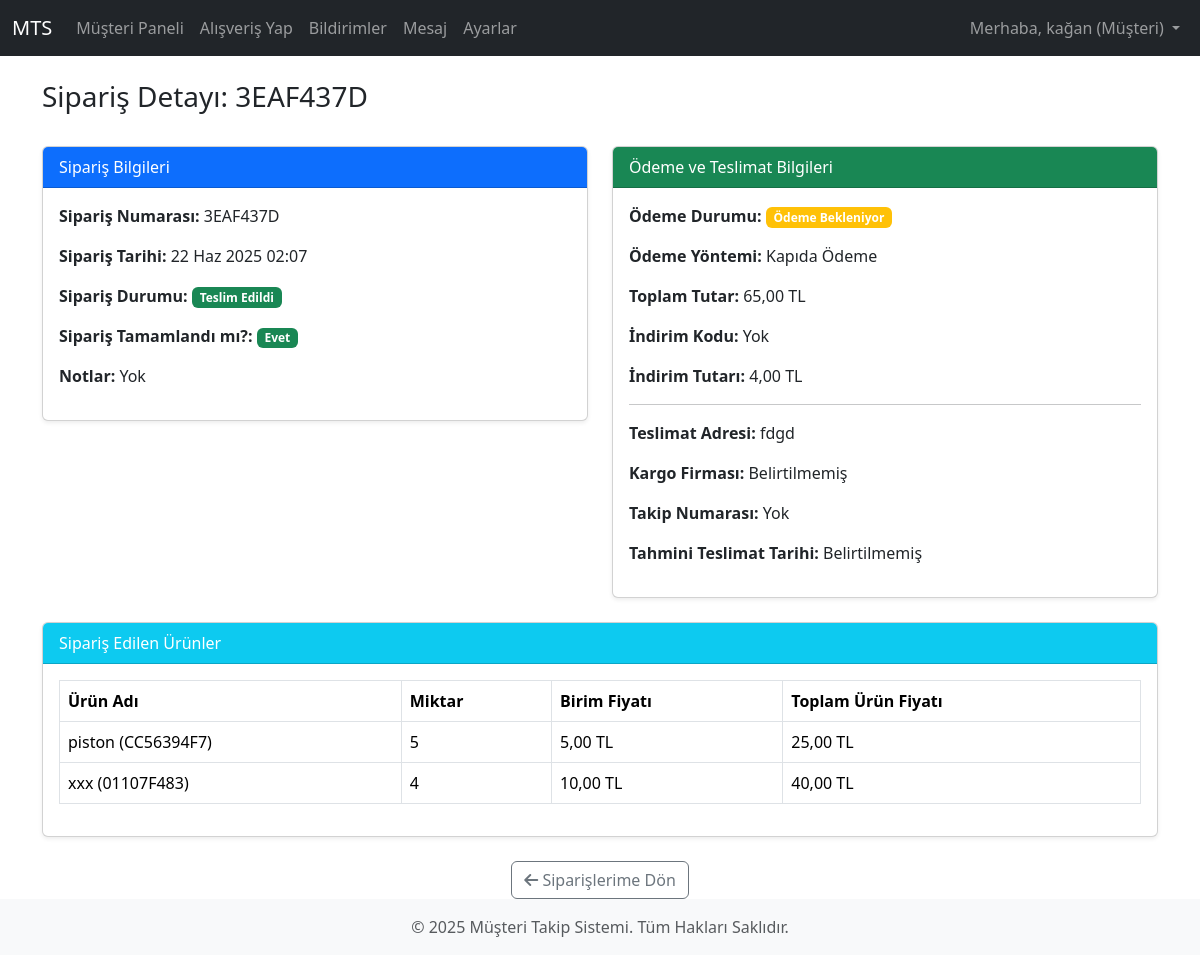
The app's page /panel/orders/16/ (signed in) with its own data.
### core/models.py (models this page shows, shortened)
class User(AbstractUser):
    USER_TYPE_CHOICES = (
        ("admin", "Yönetici"),
        ("personnel", "Personel"),
        ("customer", "Müşteri"),
    )
    user_type = models.CharField(
        max_length=20,
        choices=USER_TYPE_CHOICES,
        default="customer",
        verbose_name="Kullanıcı Tipi"
    )
    phone_number = models.CharField(
        max_length=15,
        blank=True,
        null=True,
        verbose_name="Telefon Numarası"
    )
    company_name = models.CharField(
        max_length=100,
        blank=True,
        null=True,
        verbose_name="Firma Adı"
    )
    address = models.TextField(
        blank=True,
        null=True,
        verbose_name="Adres"
    )
    customer_segment = models.CharField(
        max_length=20,
        choices=[('individual', 'Bireysel'), ('corporate', 'Kurumsal')],
        blank=True,
        null=True,
        verbose_name="Müşteri Segmenti"
    )
    date_of_birth = models.DateField(
        blank=True,
        null=True,
        verbose_name="Doğum Tarihi"
    )
    notes = models.TextField(
        blank=True,
        null=True,
        verbose_name="Notlar"
    )
    tax_id_number = models.CharField(
        max_length=20,
        blank=True,
        null=True,
        verbose_name="Vergi/Kimlik Numarası"
    )
    payment_preference = models.CharField(
        max_length=50,
        blank=True,
        null=True,
        verbose_name="Ödeme Tercihi"
    )
    debt_status = models.DecimalField(
        max_digits=10,
        decimal_places=2,
        default=0.00,
        verbose_name="Borç Durumu"
    )
    def is_admin(self):
        return self.user_type == "admin"
    def is_personnel(self):
        return self.user_type == "personnel"
    def is_customer(self):
        return self.user_type == "customer"
    def get_user_type_display(self):
        return dict(self.USER_TYPE_CHOICES).get(self.user_type)

### orders/models.py (models this page shows, shortened)
class Order(models.Model):
    ORDER_STATUS_CHOICES = (
        ('new', 'Yeni Sipariş'),
        ('accepted', 'Kabul Edildi / Hazırlanıyor'),
        ('shipped', 'Kargoya Verildi'),
        ('delivered', 'Teslim Edildi'),
        ('cancelled', 'İptal Edildi'),
        ('returned', 'İade Edildi'),
        ('passive', 'Pasif'), # Sipariş silinmesin pasife alınsın diye ekledik
    )
    PAYMENT_STATUS_CHOICES = (
        ('pending', 'Ödeme Bekleniyor'),
        ('paid', 'Ödendi'),
        ('refunded', 'İade Edildi'),
    )
    PAYMENT_METHOD_CHOICES = (
        ('credit_card', 'Kredi Kartı'),
        ('bank_transfer', 'Havale/EFT'),
        ('cash_on_delivery', 'Kapıda Ödeme'),
        ('installment', 'Vadeli Ödeme'),
    )
    order_id = models.CharField(max_length=50, unique=True, blank=True, verbose_name="Sipariş Numarası/ID")
    customer = models.ForeignKey(User, on_delete=models.SET_NULL, null=True, blank=True, related_name='customer_orders', verbose_name="Müşteri")
    order_date = models.DateTimeField(auto_now_add=True, verbose_name="Sipariş Tarihi ve Saati")
    order_status = models.CharField(max_length=20, choices=ORDER_STATUS_CHOICES, default='new', verbose_name="Sipariş Durumu")
    total_amount = models.DecimalField(max_digits=10, decimal_places=2, default=0.00, verbose_name="Toplam Ödeme Tutarı")
    is_completed = models.BooleanField(default=False, verbose_name="Sipariş Tamamlandı mı?")
    payment_status = models.CharField(max_length=20, choices=PAYMENT_STATUS_CHOICES, default='pending', verbose_name="Ödeme Durumu")
    payment_method = models.CharField(max_length=20, choices=PAYMENT_METHOD_CHOICES, blank=True, null=True, verbose_name="Ödeme Yöntemi")
    delivery_address = models.TextField(verbose_name="Teslimat Adresi")
    shipping_company = models.CharField(max_length=100, blank=True, null=True, verbose_name="Kargo Firması")
    tracking_number = models.CharField(max_length=100, blank=True, null=True, verbose_name="Takip Numarası")
    estimated_delivery_date = models.DateField(blank=True, null=True, verbose_name="Tahmini Teslimat Tarihi")
    discount_code = models.CharField(max_length=50, blank=True, null=True, verbose_name="İndirim/Promosyon Kodu")
    discount_amount = models.DecimalField(max_digits=10, decimal_places=2, default=0.00, verbose_name="İndirim Tutarı")
    notes = models.TextField(blank=True, null=True, verbose_name="Notlar")
    created_at = models.DateTimeField(auto_now_add=True)
    updated_at = models.DateTimeField(auto_now=True)
    class Meta:
        verbose_name = "Sipariş"
        verbose_name_plural = "Siparişler"
        ordering = ['-order_date']

class OrderItem(models.Model):
    order = models.ForeignKey(Order, on_delete=models.CASCADE, related_name='items', verbose_name="Sipariş")
    product = models.ForeignKey(Product, on_delete=models.SET_NULL, null=True, verbose_name="Ürün")
    quantity = models.IntegerField(default=1, verbose_name="Miktar")
    unit_price = models.DecimalField(max_digits=10, decimal_places=2, verbose_name="Birim Fiyatı") # Ürünün sipariş anındaki fiyatı
    class Meta:
        verbose_name = "Sipariş Kalemi"
        verbose_name_plural = "Sipariş Kalemleri"
        unique_together = ('order', 'product') # <<<<< BU KISITLAMA VAR, JS VE VIEWS'DA YÖNETİYORUZ.
    @property
    def total_price(self):
        return self.quantity * self.unit_price

### stock/models.py (models this page shows, shortened)
class Product(models.Model):
    product_code = models.CharField(max_length=50, unique=True, blank=True, null=True, verbose_name="Ürün Kodu")
    name = models.CharField(max_length=255, verbose_name="Ürün Adı")
    category = models.ForeignKey(Category, on_delete=models.SET_NULL, null=True, blank=True, related_name='products', verbose_name="Kategori")
    current_stock = models.IntegerField(default=0, verbose_name="Mevcut Stok")
    minimum_stock = models.IntegerField(default=0, verbose_name="Minimum Stok (Kritik Seviye)")
    warehouse_location = models.ForeignKey(Warehouse, on_delete=models.SET_NULL, null=True, blank=True, related_name='products', verbose_name="Depo Konumu")
    unit_cost = models.DecimalField(max_digits=10, decimal_places=2, verbose_name="Birim Maliyet (TL)")
    selling_price = models.DecimalField(max_digits=10, decimal_places=2, verbose_name="Satış Fiyatı (TL)")
    main_supplier = models.ForeignKey(Supplier, on_delete=models.SET_NULL, null=True, blank=True, related_name='supplied_products', verbose_name="Ana Tedarikçi")
    image = models.ImageField(upload_to='product_images/', blank=True, null=True, verbose_name="Ürün Görseli")
    description = models.TextField(blank=True, null=True, verbose_name="Ürün Açıklaması")
    is_active = models.BooleanField(default=True, verbose_name="Satışa Açık (Aktif)")
    created_at = models.DateTimeField(auto_now_add=True, verbose_name="Oluşturulma Tarihi")
    updated_at = models.DateTimeField(auto_now=True, verbose_name="Güncellenme Tarihi")
    class Meta:
        verbose_name = "Ürün"
        verbose_name_plural = "Ürünler"
        ordering = ['name']

### customer_panel/views.py (the view)
# urls.py: path('orders/<int:pk>/', views.CustomerOrderDetailView.as_view(), name='customer_order_detail'),
class CustomerOrderDetailView(CustomerRequiredMixin, DetailView):
    model = Order
    template_name = 'customer_panel/customer_order_detail.html'
    context_object_name = 'order'
    pk_url_kwarg = 'pk'
    def get_queryset(self):
        return Order.objects.filter(customer=self.request.user)
    def get_context_data(self, **kwargs):
        context = super().get_context_data(**kwargs)
        context['page_title'] = f"Sipariş Detayı: {self.object.order_id}"
        return context

### core/views.py (called while the page is built)
    def test_func(self):
        return self.request.user.is_authenticated and self.request.user.is_customer()

### templates/customer_panel/customer_order_detail.html (shortened to what this page needs)
{% extends 'base.html' %}
{% load static %}
{% block content %}
<div class="d-flex justify-content-between align-items-center mb-4">
    <h1 class="h3">Sipariş Detayı: {{ order.order_id }}</h1>
</div>
<div class="row">
    <div class="col-md-6">
        <div class="card shadow-sm mb-4">
            <div class="card-header bg-primary text-white">
                Sipariş Bilgileri
            </div>
            <div class="card-body">
                <p><strong>Sipariş Numarası:</strong> {{ order.order_id }}</p>
                <p><strong>Sipariş Tarihi:</strong> {{ order.order_date|date:"d M Y H:i" }}</p>
                <p><strong>Sipariş Durumu:</strong>
                    {% if order.order_status == 'new' %}
                        <span class="badge bg-info">{{ order.get_order_status_display }}</span>
                    {% elif order.order_status == 'accepted' %}
                        <span class="badge bg-primary">{{ order.get_order_status_display }}</span>
                    {% elif order.order_status == 'shipped' %}
                        <span class="badge bg-warning">{{ order.get_order_status_display }}</span>
                    {% elif order.order_status == 'delivered' %}
                        <span class="badge bg-success">{{ order.get_order_status_display }}</span>
                    {% elif order.order_status == 'cancelled' or order.order_status == 'returned' %}
                        <span class="badge bg-danger">{{ order.get_order_status_display }}</span>
                    {% else %}
                        <span class="badge bg-secondary">{{ order.get_order_status_display }}</span>
                    {% endif %}
                </p>
                <p><strong>Sipariş Tamamlandı mı?:</strong>
                    {% if order.is_completed %}
                        <span class="badge bg-success">Evet</span>
                    {% else %}
                        <span class="badge bg-warning">Hayır</span>
                    {% endif %}
                </p>
                <p><strong>Notlar:</strong> {{ order.notes|linebreaksbr|default:"Yok" }}</p>
            </div>
        </div>
    </div>
    <div class="col-md-6">
        <div class="card shadow-sm mb-4">
            <div class="card-header bg-success text-white">
                Ödeme ve Teslimat Bilgileri
            </div>
            <div class="card-body">
                <p><strong>Ödeme Durumu:</strong>
                    {% if order.payment_status == 'paid' %}
                        <span class="badge bg-success">{{ order.get_payment_status_display }}</span>
                    {% elif order.payment_status == 'pending' %}
                        <span class="badge bg-warning">{{ order.get_payment_status_display }}</span>
                    {% else %}
                        <span class="badge bg-secondary">{{ order.get_payment_status_display }}</span>
                    {% endif %}
                </p>
                <p><strong>Ödeme Yöntemi:</strong> {{ order.get_payment_method_display|default:"Belirtilmemiş" }}</p>
                <p><strong>Toplam Tutar:</strong> {{ order.total_amount|floatformat:2 }} TL</p>
                <p><strong>İndirim Kodu:</strong> {{ order.discount_code|default:"Yok" }}</p>
                <p><strong>İndirim Tutarı:</strong> {{ order.discount_amount|floatformat:2 }} TL</p>
                <hr>
                <p><strong>Teslimat Adresi:</strong> {{ order.delivery_address|linebreaksbr }}</p>
                <p><strong>Kargo Firması:</strong> {{ order.shipping_company|default:"Belirtilmemiş" }}</p>
                <p><strong>Takip Numarası:</strong> {{ order.tracking_number|default:"Yok" }}</p>
                <p><strong>Tahmini Teslimat Tarihi:</strong> {{ order.estimated_delivery_date|date:"d M Y"|default:"Belirtilmemiş" }}</p>
            </div>
        </div>
    </div>
</div>
<div class="card shadow-sm mb-4">
    <div class="card-header bg-info text-white">
        Sipariş Edilen Ürünler
    </div>
    <div class="card-body">
        {% if order.items.all %}
        <div class="table-responsive">
            <table class="table table-bordered table-hover">
                <thead>
                    <tr>
                        <th scope="col">Ürün Adı</th>
                        <th scope="col">Miktar</th>
                        <th scope="col">Birim Fiyatı</th>
                        <th scope="col">Toplam Ürün Fiyatı</th>
                    </tr>
                </thead>
                <tbody>
                    {% for item in order.items.all %}
                    <tr>
                        <td>{{ item.product.name|default:"Silinmiş Ürün" }} ({{ item.product.product_code|default:"-" }})</td>
                        <td>{{ item.quantity }}</td>
                        <td>{{ item.unit_price|floatformat:2 }} TL</td>
                        <td>{{ item.total_price|floatformat:2 }} TL</td>
                    </tr>
                    {% endfor %}
                </tbody>
            </table>
        </div>
        {% else %}
        <p class="text-muted">Bu siparişe ait ürün bulunmamaktadır.</p>
        {% endif %}
    </div>
</div>
<div class="mt-4 text-center">
    <a href="{% url 'customer_panel:customer_dashboard' %}" class="btn btn-outline-secondary"><i class="fas fa-arrow-left"></i> Siparişlerime Dön</a>
</div>
{% endblock %}

### templates/base.html (shortened to what this page needs)
{% load static %}
<!DOCTYPE html>
<html lang="tr">
<head>
    <link href="https://cdn.jsdelivr.net/npm/bootstrap@5.3.3/dist/css/bootstrap.min.css" rel="stylesheet">
    <link rel="stylesheet" href="https://cdnjs.cloudflare.com/ajax/libs/font-awesome/6.0.0-beta3/css/all.min.css">
</head>
<body>
    <nav class="navbar navbar-expand-lg navbar-dark bg-dark">
        <div class="container-fluid">
            <a class="navbar-brand" href="{% url 'home' %}">MTS</a>
            <div class="collapse navbar-collapse" id="navbarNav">
                <ul class="navbar-nav me-auto mb-2 mb-lg-0">
                    {% if user.is_authenticated %}
                        {% if user.is_customer %}
                            <li class="nav-item">
                            <a class="nav-link" href="{% url 'customer_panel:customer_dashboard' %}">Müşteri Paneli</a>
                        </li>
                        <li class="nav-item">
                            <a class="nav-link" href="{% url 'customer_panel:shop_product_list' %}">Alışveriş Yap</a>
                        </li>
                        {% endif %}
                        <li class="nav-item">
                            <a class="nav-link" href="{% url 'notifications:user_notifications' %}">Bildirimler</a>
                        </li>
                        <li class="nav-item">
                            <a class="nav-link" href="{% url 'messages_app:message_list' %}">Mesaj</a>
                        </li>
                        <li class="nav-item">
                            <a class="nav-link" href="{% url 'settings_app:theme_settings' %}">Ayarlar</a>
                        </li>
                    {% endif %}
                </ul>
                <ul class="navbar-nav">
                    {% if user.is_authenticated %}
                        <li class="nav-item dropdown">
                            <a class="nav-link dropdown-toggle" href="#" id="navbarDropdown" role="button" data-bs-toggle="dropdown" aria-expanded="false">
                                Merhaba, {{ user.get_full_name|default:user.username }} ({{ user.get_user_type_display }})
                            </a>
                        </li>
                    {% endif %}
                </ul>
            </div>
        </div>
    </nav>
    <main class="container mt-4">
        {% block content %}{% endblock %}
    </main>
    <footer class="footer mt-auto py-3 bg-light">
        <div class="container text-center">
            <span class="text-muted">© 2025 Müşteri Takip Sistemi. Tüm Hakları Saklıdır.</span>
        </div>
    </footer>
</body>
</html>

### records on screen
User: get_full_name "kağan", user_type "Müşteri"
Order: order_id "3EAF437D", order_date "22 Haz 2025 02:07", order_status "Teslim Edildi", notes "Yok", payment_status "Ödeme Bekleniyor", payment_method "Kapıda Ödeme", total_amount "65,00", discount_code "Yok", discount_amount "4,00", delivery_address "fdgd", shipping_company "Belirtilmemiş", tracking_number "Yok", estimated_delivery_date "Belirtilmemiş"
OrderItem: product.name "piston", product.product_code "CC56394F7", quantity "5", unit_price "5,00", total_price "25,00"
OrderItem: product.name "xxx", product.product_code "01107F483", quantity "4", unit_price "10,00", total_price "40,00"
